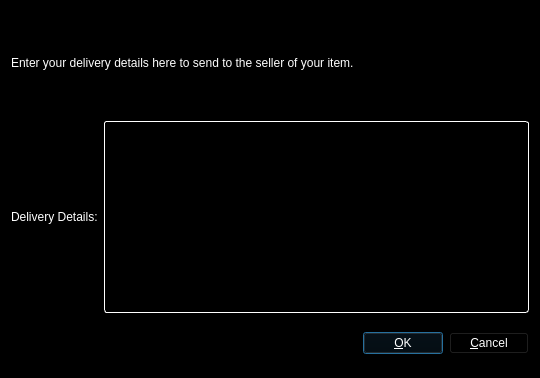
<?xml version="1.0" encoding="UTF-8"?>
<ui version="4.0">
 <class>DeliveryDetailsDialog</class>
 <widget class="QDialog" name="DeliveryDetailsDialog">
  <property name="geometry">
   <rect>
    <x>0</x>
    <y>0</y>
    <width>540</width>
    <height>378</height>
   </rect>
  </property>
  <property name="palette">
   <palette>
    <active>
     <colorrole role="WindowText">
      <brush brushstyle="SolidPattern">
       <color alpha="255">
        <red>255</red>
        <green>255</green>
        <blue>255</blue>
       </color>
      </brush>
     </colorrole>
     <colorrole role="Button">
      <brush brushstyle="SolidPattern">
       <color alpha="255">
        <red>0</red>
        <green>0</green>
        <blue>0</blue>
       </color>
      </brush>
     </colorrole>
     <colorrole role="Light">
      <brush brushstyle="SolidPattern">
       <color alpha="255">
        <red>0</red>
        <green>0</green>
        <blue>0</blue>
       </color>
      </brush>
     </colorrole>
     <colorrole role="Midlight">
      <brush brushstyle="SolidPattern">
       <color alpha="255">
        <red>0</red>
        <green>0</green>
        <blue>0</blue>
       </color>
      </brush>
     </colorrole>
     <colorrole role="Dark">
      <brush brushstyle="SolidPattern">
       <color alpha="255">
        <red>0</red>
        <green>0</green>
        <blue>0</blue>
       </color>
      </brush>
     </colorrole>
     <colorrole role="Mid">
      <brush brushstyle="SolidPattern">
       <color alpha="255">
        <red>0</red>
        <green>0</green>
        <blue>0</blue>
       </color>
      </brush>
     </colorrole>
     <colorrole role="Text">
      <brush brushstyle="SolidPattern">
       <color alpha="255">
        <red>255</red>
        <green>255</green>
        <blue>255</blue>
       </color>
      </brush>
     </colorrole>
     <colorrole role="BrightText">
      <brush brushstyle="SolidPattern">
       <color alpha="255">
        <red>255</red>
        <green>255</green>
        <blue>255</blue>
       </color>
      </brush>
     </colorrole>
     <colorrole role="ButtonText">
      <brush brushstyle="SolidPattern">
       <color alpha="255">
        <red>255</red>
        <green>255</green>
        <blue>255</blue>
       </color>
      </brush>
     </colorrole>
     <colorrole role="Base">
      <brush brushstyle="SolidPattern">
       <color alpha="255">
        <red>0</red>
        <green>0</green>
        <blue>0</blue>
       </color>
      </brush>
     </colorrole>
     <colorrole role="Window">
      <brush brushstyle="SolidPattern">
       <color alpha="255">
        <red>0</red>
        <green>0</green>
        <blue>0</blue>
       </color>
      </brush>
     </colorrole>
     <colorrole role="Shadow">
      <brush brushstyle="SolidPattern">
       <color alpha="255">
        <red>0</red>
        <green>0</green>
        <blue>0</blue>
       </color>
      </brush>
     </colorrole>
     <colorrole role="AlternateBase">
      <brush brushstyle="SolidPattern">
       <color alpha="255">
        <red>0</red>
        <green>0</green>
        <blue>0</blue>
       </color>
      </brush>
     </colorrole>
     <colorrole role="ToolTipBase">
      <brush brushstyle="SolidPattern">
       <color alpha="255">
        <red>255</red>
        <green>255</green>
        <blue>220</blue>
       </color>
      </brush>
     </colorrole>
     <colorrole role="ToolTipText">
      <brush brushstyle="SolidPattern">
       <color alpha="255">
        <red>0</red>
        <green>0</green>
        <blue>0</blue>
       </color>
      </brush>
     </colorrole>
    </active>
    <inactive>
     <colorrole role="WindowText">
      <brush brushstyle="SolidPattern">
       <color alpha="255">
        <red>255</red>
        <green>255</green>
        <blue>255</blue>
       </color>
      </brush>
     </colorrole>
     <colorrole role="Button">
      <brush brushstyle="SolidPattern">
       <color alpha="255">
        <red>0</red>
        <green>0</green>
        <blue>0</blue>
       </color>
      </brush>
     </colorrole>
     <colorrole role="Light">
      <brush brushstyle="SolidPattern">
       <color alpha="255">
        <red>0</red>
        <green>0</green>
        <blue>0</blue>
       </color>
      </brush>
     </colorrole>
     <colorrole role="Midlight">
      <brush brushstyle="SolidPattern">
       <color alpha="255">
        <red>0</red>
        <green>0</green>
        <blue>0</blue>
       </color>
      </brush>
     </colorrole>
     <colorrole role="Dark">
      <brush brushstyle="SolidPattern">
       <color alpha="255">
        <red>0</red>
        <green>0</green>
        <blue>0</blue>
       </color>
      </brush>
     </colorrole>
     <colorrole role="Mid">
      <brush brushstyle="SolidPattern">
       <color alpha="255">
        <red>0</red>
        <green>0</green>
        <blue>0</blue>
       </color>
      </brush>
     </colorrole>
     <colorrole role="Text">
      <brush brushstyle="SolidPattern">
       <color alpha="255">
        <red>255</red>
        <green>255</green>
        <blue>255</blue>
       </color>
      </brush>
     </colorrole>
     <colorrole role="BrightText">
      <brush brushstyle="SolidPattern">
       <color alpha="255">
        <red>255</red>
        <green>255</green>
        <blue>255</blue>
       </color>
      </brush>
     </colorrole>
     <colorrole role="ButtonText">
      <brush brushstyle="SolidPattern">
       <color alpha="255">
        <red>255</red>
        <green>255</green>
        <blue>255</blue>
       </color>
      </brush>
     </colorrole>
     <colorrole role="Base">
      <brush brushstyle="SolidPattern">
       <color alpha="255">
        <red>0</red>
        <green>0</green>
        <blue>0</blue>
       </color>
      </brush>
     </colorrole>
     <colorrole role="Window">
      <brush brushstyle="SolidPattern">
       <color alpha="255">
        <red>0</red>
        <green>0</green>
        <blue>0</blue>
       </color>
      </brush>
     </colorrole>
     <colorrole role="Shadow">
      <brush brushstyle="SolidPattern">
       <color alpha="255">
        <red>0</red>
        <green>0</green>
        <blue>0</blue>
       </color>
      </brush>
     </colorrole>
     <colorrole role="AlternateBase">
      <brush brushstyle="SolidPattern">
       <color alpha="255">
        <red>0</red>
        <green>0</green>
        <blue>0</blue>
       </color>
      </brush>
     </colorrole>
     <colorrole role="ToolTipBase">
      <brush brushstyle="SolidPattern">
       <color alpha="255">
        <red>255</red>
        <green>255</green>
        <blue>220</blue>
       </color>
      </brush>
     </colorrole>
     <colorrole role="ToolTipText">
      <brush brushstyle="SolidPattern">
       <color alpha="255">
        <red>0</red>
        <green>0</green>
        <blue>0</blue>
       </color>
      </brush>
     </colorrole>
    </inactive>
    <disabled>
     <colorrole role="WindowText">
      <brush brushstyle="SolidPattern">
       <color alpha="255">
        <red>0</red>
        <green>0</green>
        <blue>0</blue>
       </color>
      </brush>
     </colorrole>
     <colorrole role="Button">
      <brush brushstyle="SolidPattern">
       <color alpha="255">
        <red>0</red>
        <green>0</green>
        <blue>0</blue>
       </color>
      </brush>
     </colorrole>
     <colorrole role="Light">
      <brush brushstyle="SolidPattern">
       <color alpha="255">
        <red>0</red>
        <green>0</green>
        <blue>0</blue>
       </color>
      </brush>
     </colorrole>
     <colorrole role="Midlight">
      <brush brushstyle="SolidPattern">
       <color alpha="255">
        <red>0</red>
        <green>0</green>
        <blue>0</blue>
       </color>
      </brush>
     </colorrole>
     <colorrole role="Dark">
      <brush brushstyle="SolidPattern">
       <color alpha="255">
        <red>0</red>
        <green>0</green>
        <blue>0</blue>
       </color>
      </brush>
     </colorrole>
     <colorrole role="Mid">
      <brush brushstyle="SolidPattern">
       <color alpha="255">
        <red>0</red>
        <green>0</green>
        <blue>0</blue>
       </color>
      </brush>
     </colorrole>
     <colorrole role="Text">
      <brush brushstyle="SolidPattern">
       <color alpha="255">
        <red>0</red>
        <green>0</green>
        <blue>0</blue>
       </color>
      </brush>
     </colorrole>
     <colorrole role="BrightText">
      <brush brushstyle="SolidPattern">
       <color alpha="255">
        <red>255</red>
        <green>255</green>
        <blue>255</blue>
       </color>
      </brush>
     </colorrole>
     <colorrole role="ButtonText">
      <brush brushstyle="SolidPattern">
       <color alpha="255">
        <red>0</red>
        <green>0</green>
        <blue>0</blue>
       </color>
      </brush>
     </colorrole>
     <colorrole role="Base">
      <brush brushstyle="SolidPattern">
       <color alpha="255">
        <red>0</red>
        <green>0</green>
        <blue>0</blue>
       </color>
      </brush>
     </colorrole>
     <colorrole role="Window">
      <brush brushstyle="SolidPattern">
       <color alpha="255">
        <red>0</red>
        <green>0</green>
        <blue>0</blue>
       </color>
      </brush>
     </colorrole>
     <colorrole role="Shadow">
      <brush brushstyle="SolidPattern">
       <color alpha="255">
        <red>0</red>
        <green>0</green>
        <blue>0</blue>
       </color>
      </brush>
     </colorrole>
     <colorrole role="AlternateBase">
      <brush brushstyle="SolidPattern">
       <color alpha="255">
        <red>0</red>
        <green>0</green>
        <blue>0</blue>
       </color>
      </brush>
     </colorrole>
     <colorrole role="ToolTipBase">
      <brush brushstyle="SolidPattern">
       <color alpha="255">
        <red>255</red>
        <green>255</green>
        <blue>220</blue>
       </color>
      </brush>
     </colorrole>
     <colorrole role="ToolTipText">
      <brush brushstyle="SolidPattern">
       <color alpha="255">
        <red>0</red>
        <green>0</green>
        <blue>0</blue>
       </color>
      </brush>
     </colorrole>
    </disabled>
   </palette>
  </property>
  <property name="windowTitle">
   <string>Add/Edit Adreanline Node</string>
  </property>
  <property name="modal">
   <bool>true</bool>
  </property>
  <layout class="QVBoxLayout" name="verticalLayout">
   <item>
    <layout class="QVBoxLayout" name="verticalLayout_2">
     <property name="topMargin">
      <number>0</number>
     </property>
     <property name="bottomMargin">
      <number>0</number>
     </property>
     <item>
      <widget class="QLabel" name="label_3">
       <property name="sizePolicy">
        <sizepolicy hsizetype="Preferred" vsizetype="Expanding">
         <horstretch>0</horstretch>
         <verstretch>0</verstretch>
        </sizepolicy>
       </property>
       <property name="text">
        <string>&lt;html&gt;&lt;head/&gt;&lt;body&gt;&lt;p&gt;Enter your delivery details here to send to the seller of your item.  &lt;/p&gt;&lt;/body&gt;&lt;/html&gt;</string>
       </property>
       <property name="wordWrap">
        <bool>true</bool>
       </property>
      </widget>
     </item>
     <item>
      <layout class="QHBoxLayout" name="horizontalLayout">
       <property name="bottomMargin">
        <number>0</number>
       </property>
       <item>
        <widget class="QLabel" name="label">
         <property name="text">
          <string>Delivery Details:</string>
         </property>
        </widget>
       </item>
       <item>
        <widget class="QPlainTextEdit" name="plainTextEdit">
         <property name="styleSheet">
          <string notr="true">background: rgb(0,0,0); color: rgb(255,255,255); border: 1px inset white; border-radius: 3px; margin: 0px;</string>
         </property>
        </widget>
       </item>
      </layout>
     </item>
     <item>
      <layout class="QHBoxLayout" name="horizontalLayout_2">
       <property name="bottomMargin">
        <number>0</number>
       </property>
      </layout>
     </item>
     <item>
      <layout class="QHBoxLayout" name="horizontalLayout_3">
       <property name="bottomMargin">
        <number>0</number>
       </property>
      </layout>
     </item>
    </layout>
   </item>
   <item>
    <layout class="QHBoxLayout" name="horizontalLayout_Buttons">
     <item>
      <spacer name="horizontalSpacer_1">
       <property name="orientation">
        <enum>Qt::Horizontal</enum>
       </property>
       <property name="sizeHint" stdset="0">
        <size>
         <width>40</width>
         <height>48</height>
        </size>
       </property>
      </spacer>
     </item>
     <item>
      <widget class="QLabel" name="statusLabel">
       <property name="font">
        <font>
         <weight>75</weight>
         <bold>true</bold>
        </font>
       </property>
       <property name="text">
        <string/>
       </property>
       <property name="textFormat">
        <enum>Qt::PlainText</enum>
       </property>
       <property name="wordWrap">
        <bool>true</bool>
       </property>
      </widget>
     </item>
     <item>
      <spacer name="horizontalSpacer_2">
       <property name="orientation">
        <enum>Qt::Horizontal</enum>
       </property>
       <property name="sizeHint" stdset="0">
        <size>
         <width>40</width>
         <height>48</height>
        </size>
       </property>
      </spacer>
     </item>
     <item>
      <widget class="QPushButton" name="okButton">
       <property name="text">
        <string>&amp;OK</string>
       </property>
      </widget>
     </item>
     <item>
      <widget class="QPushButton" name="cancelButton">
       <property name="text">
        <string>&amp;Cancel</string>
       </property>
       <property name="autoDefault">
        <bool>false</bool>
       </property>
      </widget>
     </item>
    </layout>
   </item>
  </layout>
 </widget>
 <resources/>
 <connections/>
</ui>
